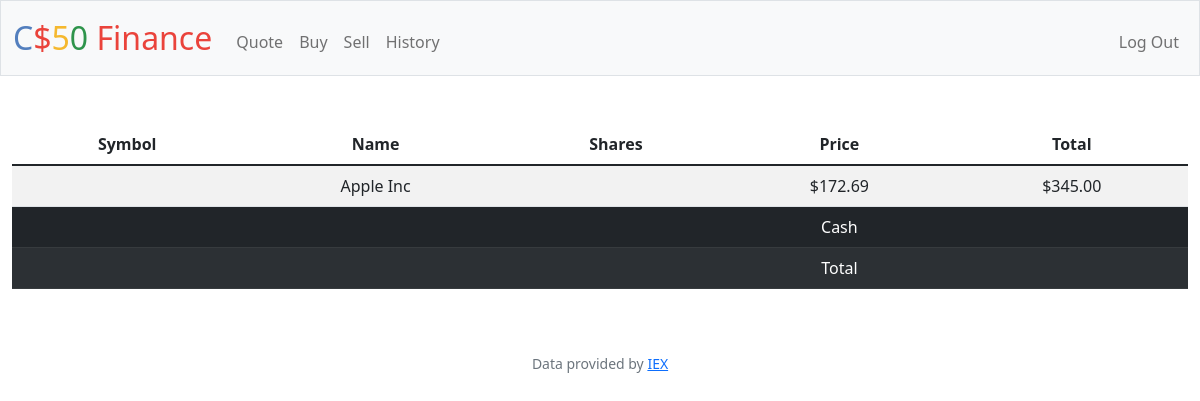
Page / (signed in) on the earlier database version.
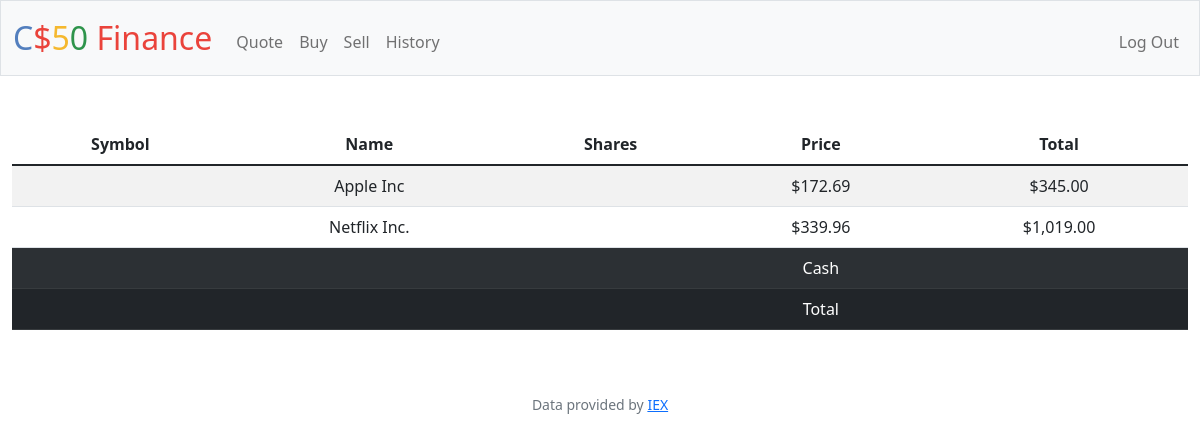
Same page on the later database version.
### tables this page shows
CREATE TABLE portfolio (
    username_id INTEGER NOT NULL,
    stocks TEXT NOT NULL,
    shares INTEGER NOT NULL DEFAULT 0,
    price REAL NOT NULL,
    total REAL NOT NULL, symbol TEXT NOT NULL,
    FOREIGN KEY (username_id) REFERENCES users(id)
);

### app.py (the view)
@app.route("/")
@login_required
def index():
    current_user = session["user_id"]
    cash = db.execute("SELECT cash FROM users WHERE id = ?", current_user)
    portfolio = db.execute("SELECT stocks, SUM(shares), price, total FROM portfolio WHERE username_id = ? GROUP BY shares", current_user)
    return render_template("index.html", portfolio = portfolio, cash = cash)

### app.py (called while the page is built)
@app.after_request
def after_request(response):
    response.headers["Cache-Control"] = "no-cache, no-store, must-revalidate"
    response.headers["Expires"] = 0
    response.headers["Pragma"] = "no-cache"
    return response

### helpers.py (called while the page is built)
def login_required(f):
    @wraps(f)
    def decorated_function(*args, **kwargs):
        if session.get("user_id") is None:
            return redirect("/login")
        return f(*args, **kwargs)
    return decorated_function

def usd(value):
    return f"${value:,.2f}"

### templates/index.html (shortened to what this page needs)
{% extends "layout.html" %}
{% block main %}
    <table class="table table-striped">
        <thead>
            <tr>
                <th scope="col">Symbol</th>
                <th scope="col">Name</th>
                <th scope="col">Shares</th>
                <th scope="col">Price</th>
                <th scope="col">Total</th>
            </tr>
        </thead>
        <tbody>
            {% for stock in portfolio %}
                <tr>
                    <td>{{ stock.symbol }}</td>
                    <td>{{ stock.stocks }}</td>
                    <td>{{ stock.shares }}</td>
                    <td>{{ stock.price | usd }}</td>
                    <td>{{ stock.total | usd }}</td>
                </tr>
            {% endfor %}
            <tr class="table-dark">
                <th scope="row"></th>
                <td></td>
                <td></td>
                <td>Cash</td>
                <td>{{ cash.cash }}</td>
            </tr>
            <tr class="table-dark">
                <th scope="row"></th>
                <td></td>
                <td></td>
                <td>Total</td>
                <td>{{ balance }}</td>
            </tr>
        </tbody>
    </table>
{% endblock %}

### templates/layout.html (shortened to what this page needs)
<!DOCTYPE html>
<html lang="en">
    <head>
        <link href="https://cdn.jsdelivr.net/npm/bootstrap@5.1.3/dist/css/bootstrap.min.css" rel="stylesheet">
        <link href="/static/styles.css" rel="stylesheet">
    </head>
    <body>
        <nav class="bg-light border navbar navbar-expand-md navbar-light">
            <div class="container-fluid">
                <a class="navbar-brand" href="/"><span class="blue">C</span><span class="red">$</span><span class="yellow">5</span><span class="green">0</span> <span class="red">Finance</span></a>
                <div class="collapse navbar-collapse" id="navbar">
                    {% if session["user_id"] %}
                        <ul class="navbar-nav me-auto mt-2">
                            <li class="nav-item"><a class="nav-link" href="/quote">Quote</a></li>
                            <li class="nav-item"><a class="nav-link" href="/buy">Buy</a></li>
                            <li class="nav-item"><a class="nav-link" href="/sell">Sell</a></li>
                            <li class="nav-item"><a class="nav-link" href="/history">History</a></li>
                        </ul>
                        <ul class="navbar-nav ms-auto mt-2">
                            <li class="nav-item"><a class="nav-link" href="/logout">Log Out</a></li>
                        </ul>
                    {% else %}
                        <ul class="navbar-nav ms-auto mt-2">
                            <li class="nav-item"><a class="nav-link" href="/register">Register</a></li>
                            <li class="nav-item"><a class="nav-link" href="/login">Log In</a></li>
                        </ul>
                    {% endif %}
                </div>
            </div>
        </nav>
        <main class="container-fluid py-5 text-center">
            {% block main %}{% endblock %}
        </main>
        <footer class="mb-5 small text-center text-muted">
            Data provided by <a href="https://iexcloud.io/">IEX</a>
        </footer>
    </body>
</html>

### static/styles.css (style rules this page uses)
nav .navbar-brand { font-size: xx-large; }
nav .navbar-brand .blue { color: #537fbe; }
nav .navbar-brand .red { color: #ea433b; }
nav .navbar-brand .yellow { color: #f5b82e; }
nav .navbar-brand .green { color: #2e944b; }

Differences in the rows shown:
added portfolio: stocks "Netflix Inc.", price "$339.96", total "$1,019.00"
